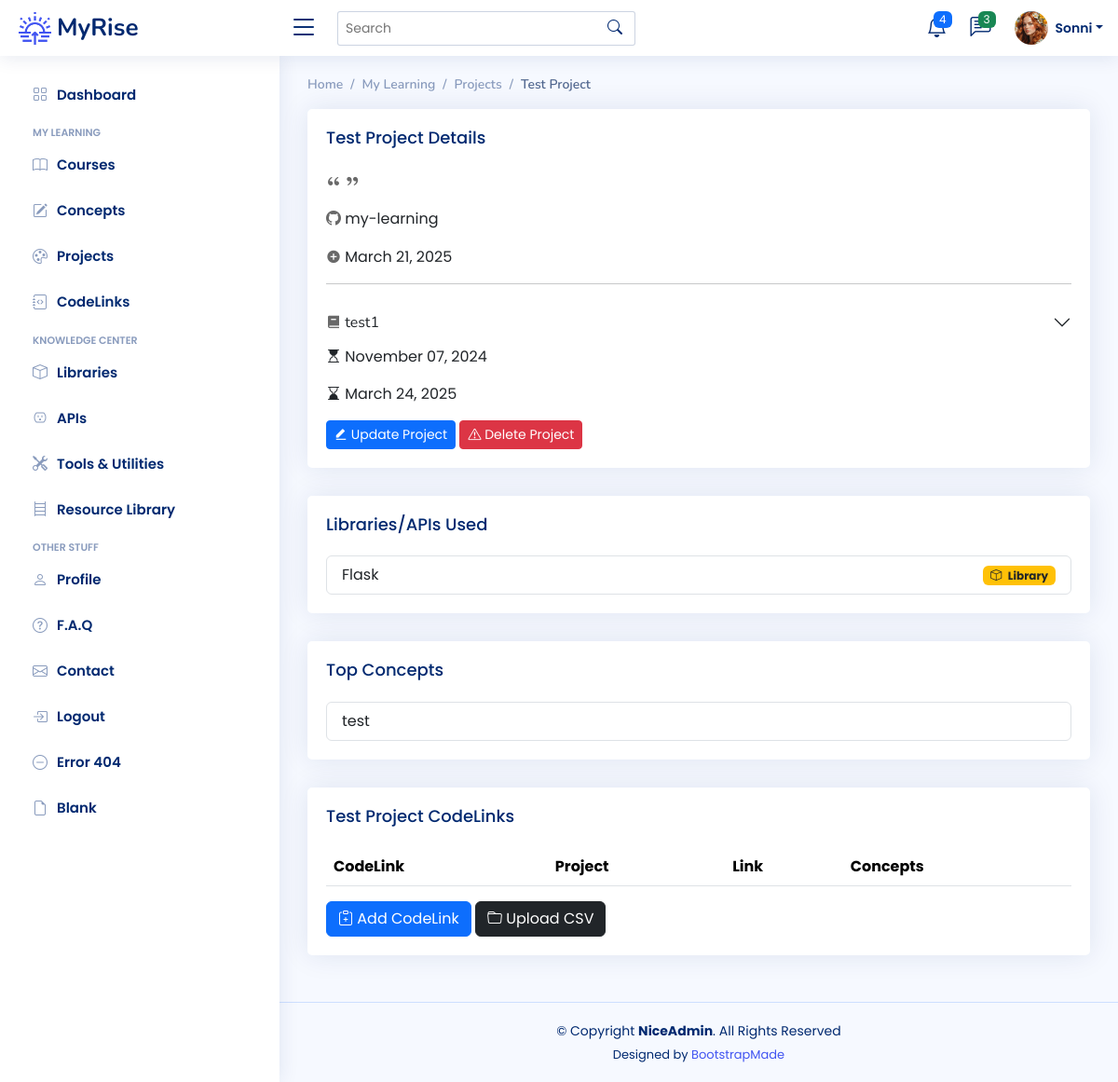
/projects/1 (signed in), run on an earlier commit of the app's database.
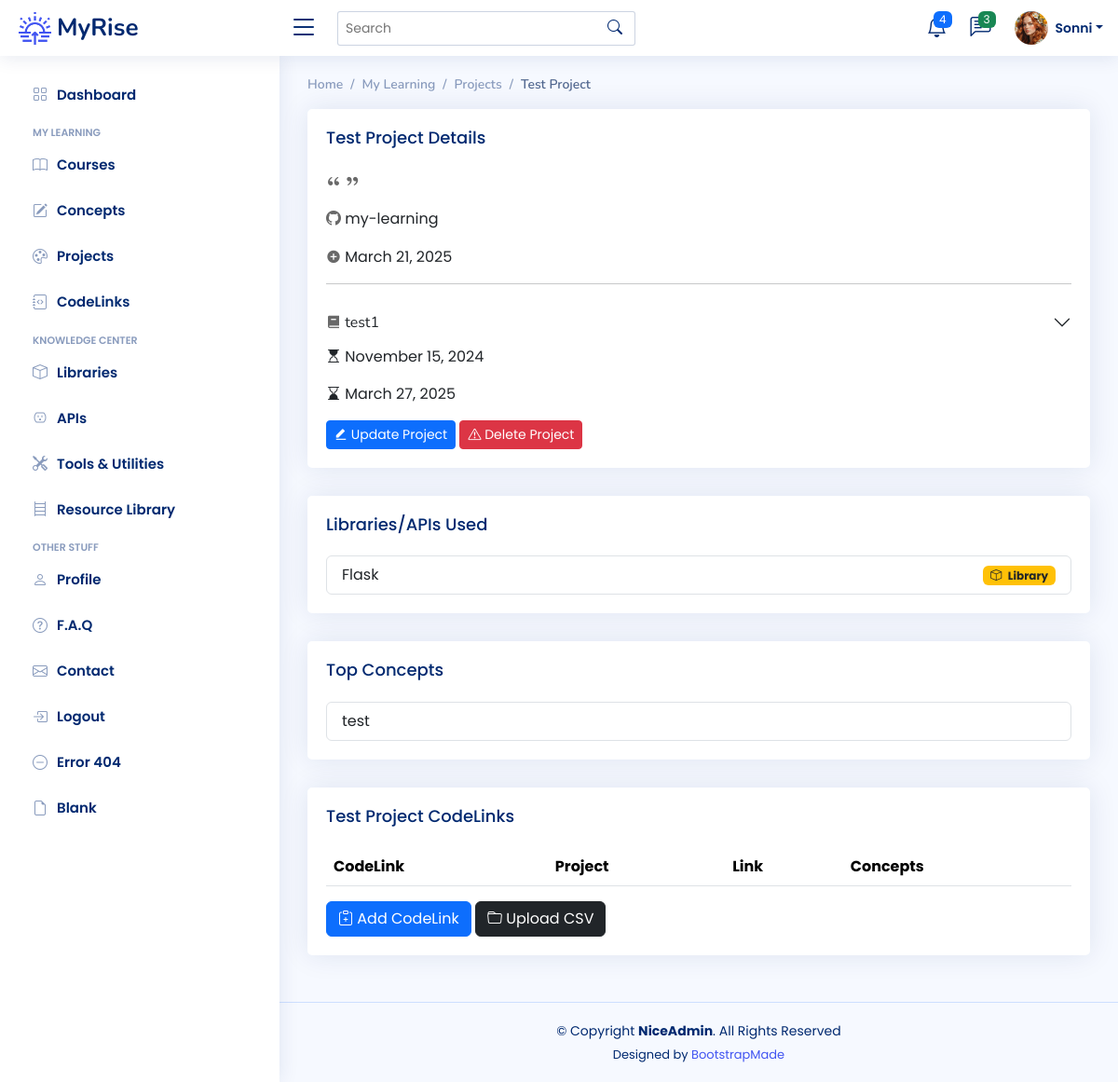
And on a later commit of the database.
### app/models.py (models this page shows)
class Project(db.Model):
    __tablename__ = "projects"
    id: Mapped[int] = mapped_column(Integer, primary_key=True)
    name: Mapped[str] = mapped_column(String(100), nullable=False)
    description: Mapped[str] = mapped_column(Text, nullable=True)
    assignment_link: Mapped[str] = mapped_column(String(250), nullable=True)
    path: Mapped[str] = mapped_column(String(100), nullable=True)
    start: Mapped[datetime.date] = mapped_column(Date, nullable=True)
    last_updated: Mapped[datetime.date] = mapped_column(Date, nullable=True)
    path_etag: Mapped[str] = mapped_column(String(250), nullable=True)
    path_commits: Mapped[int] = mapped_column(Integer, nullable=True)
    repo_id: Mapped[int] = mapped_column(Integer, ForeignKey(Repository.id), index=True)
    repo: Mapped["Repository"] = relationship(back_populates="projects")
    concepts: Mapped[List["Concept"]] = relationship('Concept', secondary=project_concept, backref='projects')
    section: Mapped[str] = mapped_column(String(100))
    lecture: Mapped[str] = mapped_column(String(100))
    date_added: Mapped[datetime.date] = mapped_column(Date, nullable=False)
    course_id: Mapped[int] = mapped_column(Integer, ForeignKey(Course.id), index=True)
    course: Mapped["Course"] = relationship(back_populates="projects")
    codelinks: Mapped[List["CodeLink"]] = relationship(back_populates="project")
    user_id: Mapped[int] = mapped_column(Integer, ForeignKey(User.id), index=True)
    user: Mapped["User"] = relationship(back_populates="projects")

### app/routes.py (the view)
@app.route('/projects/<int:num>')
@login_required
def project_detail(num):
    target_project = db.get_or_404(Project, num)
    proj_concepts = []
    proj_codelinks = db.session.execute(db.select(CodeLink).where(CodeLink.project_id == num)).scalars().all()
    for concept in target_project.concepts:
        proj_concepts.append(concept)
    return render_template('project-detail.html',
                           project=target_project,
                           concepts=proj_concepts,
                           concept_badge=concept_categories,
                           codelinks=proj_codelinks)

### app/models.py (called while the page is built)
@login_manager.user_loader
def load_user(user_id):
    return db.get_or_404(User, user_id)

### app/templates/project-detail.html (shortened to what this page needs)
{% extends 'base.html' %}
{% from 'bootstrap5/form.html' import render_form %}
{% block content %}
<main id="main" class="main">
	<div class="pagetitle">
		<nav>
			<ol class="breadcrumb">
				<li class="breadcrumb-item"><a href="index.html">Home</a></li>
				<li class="breadcrumb-item">My Learning</li>
				<li class="breadcrumb-item"><a href="{{ url_for('projects_page') }}">Projects</a></li>
				<li class="breadcrumb-item active">{{ project.name }}</li>
			</ol>
		</nav>
	</div>
	<div class="card">
		<div class="card-body">
			<h5 class="card-title">{{ project.name }} Details</h5>
			<p><i class="ri-double-quotes-l" style="color: dimgrey"></i> {{ project.description }} <i
					class="ri-double-quotes-r" style="color: dimgrey"></i></p>
			<p><i class="bi bi-github" style="color: dimgrey"></i> {{ project.repo.name }}{% if project.path %}/{{ project.path }}{% endif %}</p>
			<p><i class="ri-add-circle-fill" style="color: dimgrey"></i> {{ project.date_added.strftime("%B %d, %Y") }}
			</p>
			<hr>
			<div class="accordion accordion-flush" id="accordionFlushExample">
				<div class="accordion-item d-grid gap-2 2-md-flex">
					<h2 class="accordion-header" id="flush-headingOne">
						<button class="accordion-button collapsed" type="button"
								data-bs-toggle="collapse" data-bs-target="#flush-collapseOne"
								aria-expanded="false" aria-controls="flush-collapseOne">
							<span><i class="ri-book-2-fill" style="color: dimgrey"></i> {{ project.course.name }}</span>
						</button>
					</h2>
				</div>
			</div>
			<p><i class="bi bi-hourglass-top"></i> {{ project.start.strftime("%B %d, %Y") }}</p>
			<p><i class="bi bi-hourglass-bottom"></i> {{ project.last_updated.strftime("%B %d, %Y") }}</p>
			<a href="{{ url_for('update_project', num=project.id) }}">
				<button type="button" class="btn btn-primary btn-sm"><i class="ri-edit-fill"></i> Update Project
				</button>
			</a>
			<a href="{{ url_for('delete_project', num=project.id) }}">
				<button type="button" class="btn btn-danger btn-sm"><i class="bi bi-exclamation-triangle"></i> Delete
					Project
				</button>
			</a>
		</div>
	</div>
	<div class="card">
		<div class="card-body">
			<h5 class="card-title">Libraries/APIs Used</h5>
			<ul class="list-group">
				{% for concept in concepts %}
				{% if concept.category == 'library' or concept.category == 'api' %}
				<li class="list-group-item d-flex justify-content-between align-items-center">
					{{ concept.concept_term }}
					<span class="badge {{ concept_badge[concept.category][1] }}"><i
							class="bi {{ concept_badge[concept.category][2] }} me-1"></i> {{ concept_badge[concept.category][0] }}</span>
				</li>
				{% endif %}
				{% endfor %}
			</ul>
		</div>
	</div>
	<div class="card">
		<div class="card-body">
			<h5 class="card-title">Top Concepts</h5>
			<ul class="list-group">
				{% for concept in concepts %}
				{% if concept.category != 'library' and concept.category != 'api' %}
				<li class="list-group-item d-flex justify-content-between align-items-center">
					{{ concept.concept_term }}
				</li>
				{% endif %}
				{% endfor %}
			</ul>
		</div>
	</div>
	<div class="card">
		<div class="card-body">
			<h5 class="card-title">{{ project.name }} CodeLinks</h5>
			{% include '_codelinks.html' %}
			<a href="{{ url_for('add_new_codelink') }}">
				<button type="button" class="btn btn-primary"><i class="bi bi-clipboard-plus"></i> Add CodeLink</button>
			</a>
			<a href="{{ url_for('import_codelinks') }}">
				<button type="button" class="btn btn-dark"><i class="bi bi-folder"></i> Upload CSV</button>
			</a>
		</div>
	</div>
</main>
{% endblock %}

What changed in the data, as far as the page shows it:
changed Project "Test Project": start "November 07, 2024" → "November 15, 2024"; last_updated "March 24, 2025" → "March 27, 2025"
